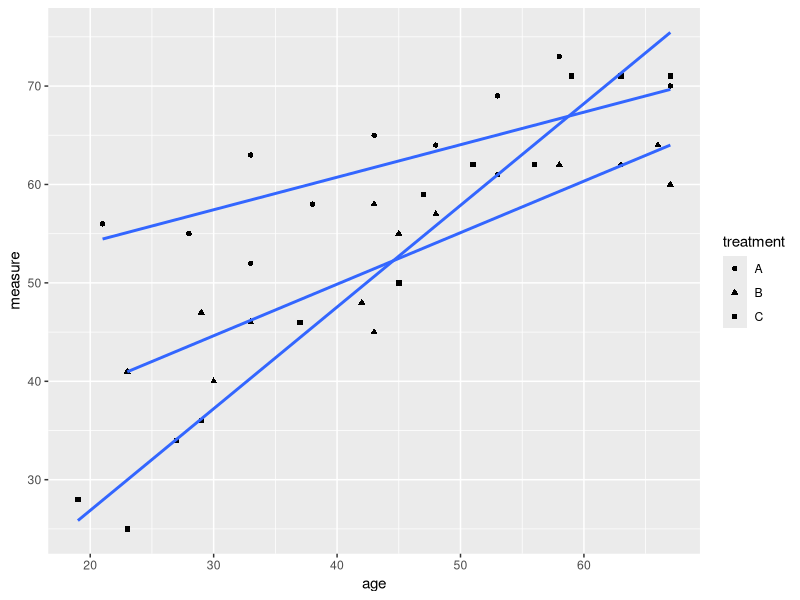

This figure's R source:
# Page no 551

measure <- c(56, 41, 40, 28, 55, 25, 46, 71, 48, 63, 52, 62, 50, 45, 58, 46, 
             58, 34, 65, 55, 57, 59, 64, 61, 62, 36, 69, 47, 73, 64, 60, 62,
             71, 62, 70, 71)
age <- c(21, 23, 30, 19, 28, 23, 33, 67, 42, 33, 33, 56, 45, 43, 38, 37, 43, 
         27, 43, 45, 48, 47, 48, 53, 58, 29, 53, 29, 58, 66, 67, 63, 59, 51,
         67, 63)
treatment <- c("A", "B", "B", "C", "A", "C", "B", "C", "B", "A", "A", "C", "C",
               "B", "A", "C", "B", "C", "A", "B", "B", "C", "A", "A", "B", "C",
               "A", "B", "A", 'B', "B", "A", "C", "C", "A", "C")
data <- data.frame(measure, age, treatment)
data

Regression.eqn <- lm(measure~age+treatment)
Regression.eqn
summary(Regression.eqn)

aov <- aov(Regression.eqn)
aov
summary(aov)
library(ggplot2)
library(tidyverse)
data$smoke <- factor(data$treatment)
ggplot(data) + geom_point(aes(y = measure,x = age, pch = treatment)) + 
  geom_smooth(aes(y = measure,x = age, pch=treatment), method = 'lm', se = FALSE)